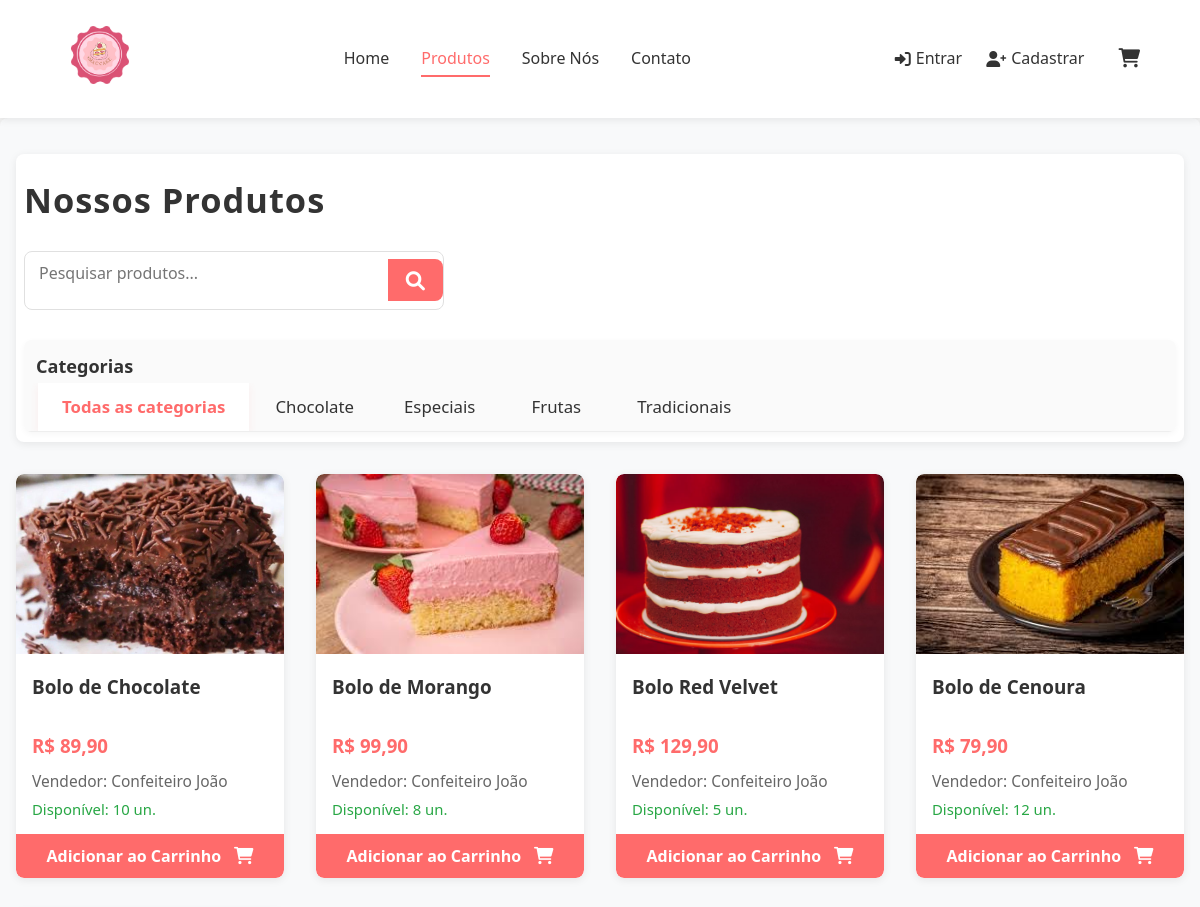
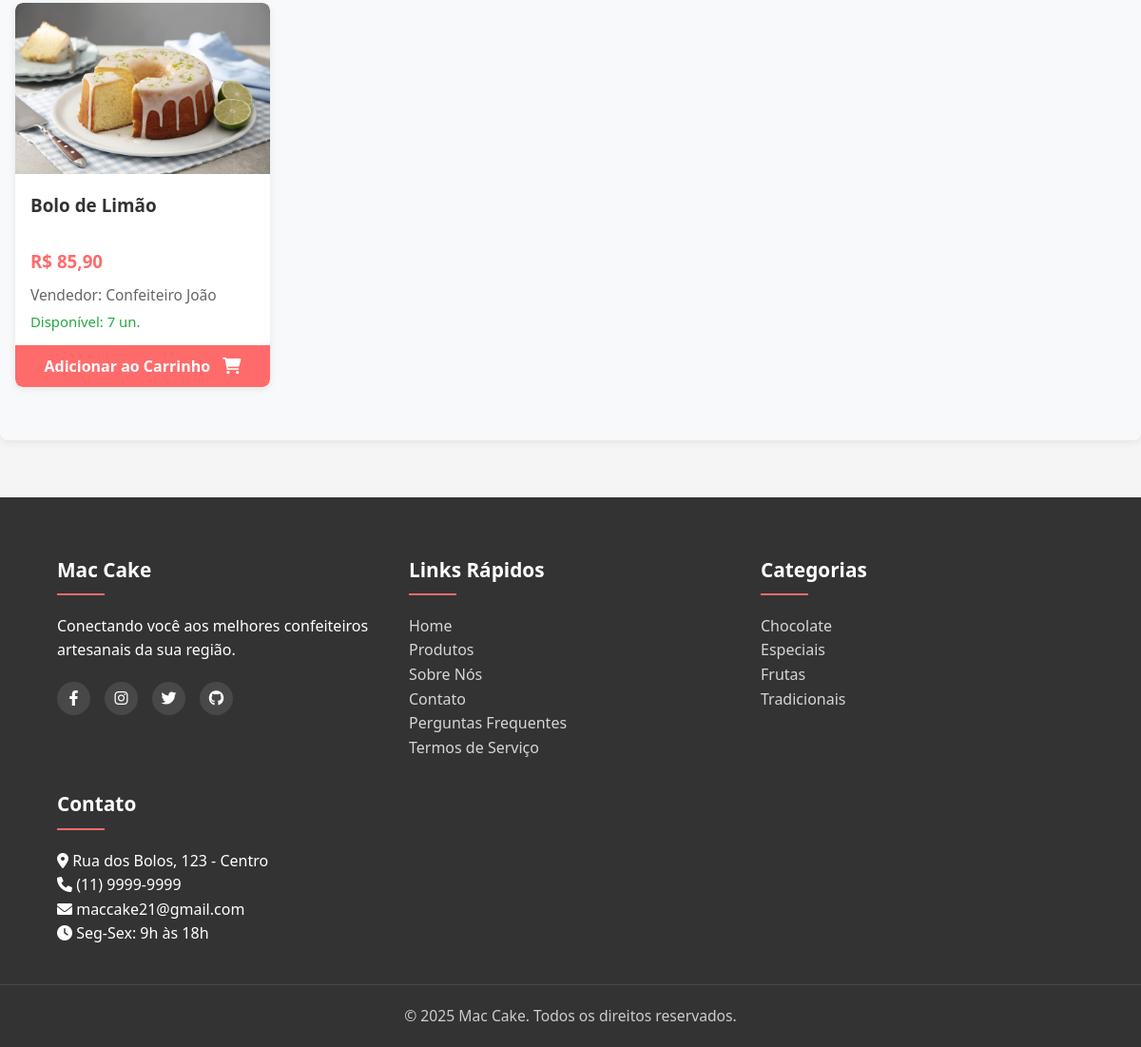
Screenshot of /pages/products.php with the database file from the repository (2 pictures, top to bottom).
### tables this page shows
CREATE TABLE produtos (
    id INT AUTO_INCREMENT PRIMARY KEY,
    vendedor_id INT NOT NULL,
    nome VARCHAR(100) NOT NULL,
    slug VARCHAR(100) NOT NULL UNIQUE,
    descricao TEXT,
    preco DECIMAL(10,2) NOT NULL,
    preco_promocional DECIMAL(10,2),
    categoria VARCHAR(50),
    imagem_principal VARCHAR(255) NOT NULL,
    imagens_adicionais JSON,
    estoque INT DEFAULT 0,
    ingredientes TEXT,
    peso DECIMAL(10,2) COMMENT 'em gramas',
    tempo_preparo INT COMMENT 'em minutos',
    destaque BOOLEAN DEFAULT FALSE,
    data_cadastro DATETIME DEFAULT CURRENT_TIMESTAMP,
    data_atualizacao DATETIME ON UPDATE CURRENT_TIMESTAMP,
    ativo BOOLEAN DEFAULT TRUE,
    FOREIGN KEY (vendedor_id) REFERENCES usuarios(id) ON DELETE CASCADE,
    INDEX idx_vendedor (vendedor_id),
    INDEX idx_categoria (categoria),
    INDEX idx_destaque (destaque),
    INDEX idx_preco (preco),
    FULLTEXT INDEX ft_nome_descricao (nome, descricao)
);

CREATE TABLE usuarios (
    id INT AUTO_INCREMENT PRIMARY KEY,
    nome VARCHAR(100) NOT NULL,
    email VARCHAR(100) NOT NULL UNIQUE,
    senha VARCHAR(255) NOT NULL,
    telefone VARCHAR(20),
    endereco TEXT,
    foto_perfil VARCHAR(255),
    tipo ENUM('cliente', 'vendedor', 'admin') DEFAULT 'cliente',
    data_cadastro DATETIME DEFAULT CURRENT_TIMESTAMP,
    data_atualizacao DATETIME ON UPDATE CURRENT_TIMESTAMP,
    ativo BOOLEAN DEFAULT TRUE,
    token_reset_senha VARCHAR(255),
    token_expira DATETIME,
    INDEX idx_email (email),
    INDEX idx_tipo (tipo)
);

### pages/products.php (the view, shortened to what this page needs)
<?php
require_once __DIR__ . '/../includes/header.php';
try {
    $db = new Database();
    $conn = $db->connect();
    $page = isset($_GET['page']) ? (int)$_GET['page'] : 1;
    $page = max(1, $page);
    $per_page = 12;
    $offset = ($page - 1) * $per_page;
    $category = isset($_GET['category']) ? sanitize($_GET['category']) : '';
    $search = isset($_GET['search']) ? sanitize($_GET['search']) : '';
    $query = "SELECT p.*, u.nome as vendedor_nome
              FROM produtos p
              JOIN usuarios u ON p.vendedor_id = u.id
              WHERE p.ativo = 1";
    $params = [];
    $query .= " ORDER BY p.data_cadastro DESC LIMIT ? OFFSET ?";
    $params[] = $per_page;
    $params[] = $offset;
    $stmt = $conn->prepare($query);
    foreach ($params as $index => $value) {
        $paramType = PDO::PARAM_STR;
        if ($index >= count($params) - 2) {
            $paramType = PDO::PARAM_INT;
        }
        $stmt->bindValue($index + 1, $value, $paramType);
    }
    $stmt->execute();
    $products = $stmt->fetchAll(PDO::FETCH_ASSOC);
    $categories_query = $conn->prepare("SELECT DISTINCT categoria FROM produtos WHERE ativo = 1 AND categoria IS NOT NULL ORDER BY categoria");
    $categories_query->execute();
    $categories = $categories_query->fetchAll(PDO::FETCH_COLUMN);
} catch (PDOException $e) {
    error_log("Database error: " . $e->getMessage());
    $error_message = "Erro ao conectar com o banco de dados. Por favor, tente novamente mais tarde.";
    $products = [];
    $categories = [];
    $total_pages = 0;
}
?>
<!DOCTYPE html>
<html lang="pt-BR">
<head>
    <link rel="stylesheet" href="../assets/css/style.css">
    <link rel="stylesheet" href="../assets/css/produto.css">
    <link rel="stylesheet" href="https://cdnjs.cloudflare.com/ajax/libs/font-awesome/6.0.0-beta3/css/all.min.css">
</head>
<body>
    <?php require_once __DIR__ . '/../includes/header.php'; ?>
    <main class="products-container">
        <div class="filters-section">
            <h1>Nossos Produtos</h1>
            <form method="GET" class="search-form">
                <div class="search-input-container">
                    <input type="text" name="search" placeholder="Pesquisar produtos..." value="<?= htmlspecialchars($search) ?>">
                    <button type="submit" class="btn-search">
                        <i class="fas fa-search"></i>
                    </button>
                </div>
            </form>
            <div class="category-filter">
                <h2>Categorias</h2>
                <ul>
                    <li><a href="products.php" class="<?= empty($category) ? 'active' : '' ?>">Todas as categorias</a></li>
                    <?php foreach ($categories as $cat): ?>
                        <li>
                            <a href="products.php?category=<?= urlencode($cat) ?><?= !empty($search) ? '&search=' . urlencode($search) : '' ?>"
                               class="<?= $category === $cat ? 'active' : '' ?>">
                                <?= htmlspecialchars($cat) ?>
                            </a>
                        </li>
                    <?php endforeach; ?>
                </ul>
            </div>
        </div>
        <div class="products-grid">
            <?php if (empty($products)): ?>
                <div class="no-products">
                    <p>Nenhum produto encontrado.</p>
                    <a href="products.php" class="btn-primary">Ver todos os produtos</a>
                </div>
            <?php else: ?>
                <?php foreach ($products as $product): ?>
                    <div class="product-card">
                        <a href="product_detail.php?id=<?= $product['id'] ?>">
                            <div class="product-image">
                                <?php
                                $imagePath = '../assets/images/uploads/products/' . htmlspecialchars($product['imagem_principal']);
                                $defaultImage = '../assets/images/default-product.jpg';
                                ?>
                                <img src="<?= file_exists($imagePath) ? $imagePath : $defaultImage ?>"
                                     alt="<?= htmlspecialchars($product['nome']) ?>"
                                     onerror="this.src='<?= $defaultImage ?>'">
                            </div>
                            <div class="product-info">
                                <h3><?= htmlspecialchars($product['nome']) ?></h3>
                                <div class="price-container">
                                    <?php if ($product['preco_promocional'] > 0): ?>
                                        <span class="original-price">R$ <?= number_format($product['preco'], 2, ',', '.') ?></span>
                                        <span class="promo-price">R$ <?= number_format($product['preco_promocional'], 2, ',', '.') ?></span>
                                    <?php else: ?>
                                        <span class="price">R$ <?= number_format($product['preco'], 2, ',', '.') ?></span>
                                    <?php endif; ?>
                                </div>
                                <p class="seller">Vendedor: <?= htmlspecialchars($product['vendedor_nome']) ?></p>
                                <?php if ($product['estoque'] > 0): ?>
                                    <p class="stock">Disponível: <?= $product['estoque'] ?> un.</p>
                                <?php else: ?>
                                    <p class="stock out-of-stock">Esgotado</p>
                                <?php endif; ?>
                            </div>
                        </a>
                        <button class="add-to-cart" data-id="<?= $product['id'] ?>" <?= $product['estoque'] <= 0 ? 'disabled' : '' ?>>
                            <?= $product['estoque'] > 0 ? 'Adicionar ao Carrinho' : 'Indisponível' ?>
                            <?php if ($product['estoque'] > 0): ?>
                                <i class="fas fa-shopping-cart"></i>
                            <?php endif; ?>
                        </button>
                    </div>
                <?php endforeach; ?>
            <?php endif; ?>
        </div>
    </main>
    <?php require_once __DIR__ . '/../includes/footer.php'; ?>
</body>
</html>

### includes/header.php (shortened to what this page needs)
<?php
$usuario = null;
?>
<!DOCTYPE html>
<html lang="pt-BR">
<head>
    <link rel="stylesheet" href="/assets/css/style.css">
    <link rel="stylesheet" href="https://cdnjs.cloudflare.com/ajax/libs/font-awesome/6.0.0-beta3/css/all.min.css">
</head>
<body>
    <header class="header">
        <div class="header-container">
            <div class="logo">
                <a href="/">
                    <img src="/assets/images/logo/logo.png" alt="Cakee Market" width="150">
                </a>
            </div>
            <nav class="main-nav">
                <ul>
                    <li><a href="/" class="<?= basename($_SERVER['PHP_SELF']) == 'index.php' ? 'active' : '' ?>">Home</a></li>
                    <li><a href="/pages/products.php" class="<?= basename($_SERVER['PHP_SELF']) == 'products.php' ? 'active' : '' ?>">Produtos</a></li>
                    <li><a href="/pages/about.php" class="<?= basename($_SERVER['PHP_SELF']) == 'about.php' ? 'active' : '' ?>">Sobre Nós</a></li>
                    <li><a href="/pages/contact.php" class="<?= basename($_SERVER['PHP_SELF']) == 'contact.php' ? 'active' : '' ?>">Contato</a></li>
                </ul>
            </nav>
            <div class="header-icons">
                <?php if ($usuario): ?>
                    <div class="user-dropdown">
                        <button class="user-btn">
                            <?php if ($usuario['foto_perfil']): ?>
                                <img src="/assets/images/uploads/profiles/<?= htmlspecialchars($usuario['foto_perfil']) ?>" alt="<?= htmlspecialchars($usuario['nome']) ?>" class="user-avatar">
                            <?php else: ?>
                                <i class="fas fa-user-circle"></i>
                            <?php endif; ?>
                            <span class="user-name"><?= htmlspecialchars(explode(' ', $usuario['nome'])[0]) ?></span>
                        </button>
                        <div class="dropdown-content">
                            <a href="/pages/user/dashboard.php"><i class="fas fa-tachometer-alt"></i> Dashboard</a>
                            <a href="/pages/user/profile.php"><i class="fas fa-user"></i> Meu Perfil</a>
                            <a href="/pages/user/orders.php"><i class="fas fa-box-open"></i> Meus Pedidos</a>
                            <?php if ($usuario['tipo'] == 'vendedor' || $usuario['tipo'] == 'admin'): ?>
                                <a href="/pages/vendor/dashboard.php"><i class="fas fa-store"></i> Painel do Vendedor</a>
                            <?php endif; ?>
                            <div class="dropdown-divider"></div>
                            <a href="/pages/auth/logout.php"><i class="fas fa-sign-out-alt"></i> Sair</a>
                        </div>
                    </div>
                <?php else: ?>
                    <a href="/pages/auth/login.php" class="auth-link"><i class="fas fa-sign-in-alt"></i> Entrar</a>
                    <a href="/pages/auth/register.php" class="auth-link"><i class="fas fa-user-plus"></i> Cadastrar</a>
                <?php endif; ?>
                <a href="/pages/cart.php" class="cart-icon">
                    <i class="fas fa-shopping-cart"></i>
                </a>
            </div>
        </div>
    </header>
    <main class="main-content">

### includes/footer.php (shortened to what this page needs)
        </main>
    <footer>
        <div class="footer-container">
            <div class="footer-section">
                <h3>Mac Cake</h3>
                <p>Conectando você aos melhores confeiteiros artesanais da sua região.</p>
                <div class="social-links">
                    <a href="https://www.facebook.com/share/15rMVmc6te/" aria-label="Facebook" target="_blank">
                    <i class="fab fa-facebook-f"></i>
                    <a href="https://www.instagram.com/mac.cake?igsh=MXNrZWgxbGRrNHIrzg==" aria-label="Instagram"><i class="fab fa-instagram"></i></a>
                    <a href="#" aria-label="Twitter"><i class="fab fa-twitter"></i></a>
                    <a href="https://github.com/maccake2025/" aria-label="GitHub" target="_blank">
                    <i class="fab fa-github"></i></a>
                </div>
            </div>
            <div class="footer-section">
                <h3>Links Rápidos</h3>
                <ul>
                    <li><a href="/">Home</a></li>
                    <li><a href="/pages/products.php">Produtos</a></li>
                    <li><a href="/pages/about.php">Sobre Nós</a></li>
                    <li><a href="/pages/contact.php">Contato</a></li>
                    <li><a href="/pages/faq.php">Perguntas Frequentes</a></li>
                    <li><a href="/pages/terms.php">Termos de Serviço</a></li>
                </ul>
            </div>
            <div class="footer-section">
                <h3>Categorias</h3>
                <ul>
                    <?php
                    $db = new Database();
                    $conn = $db->connect();
                    $stmt = $conn->query("SELECT DISTINCT categoria FROM produtos WHERE categoria IS NOT NULL AND ativo = 1 LIMIT 6");
                    $categories = $stmt->fetchAll(PDO::FETCH_COLUMN);
                    foreach ($categories as $category): ?>
                        <li><a href="/pages/products.php?category=<?= urlencode($category) ?>"><?= htmlspecialchars($category) ?></a></li>
                    <?php endforeach; ?>
                </ul>
            </div>
            <div class="footer-section">
                <h3>Contato</h3>
                <ul class="contact-info">
                    <li><i class="fas fa-map-marker-alt"></i> Rua dos Bolos, 123 - Centro</li>
                    <li><i class="fas fa-phone"></i> (11) 9999-9999</li>
                    <li><i class="fas fa-envelope"></i> maccake21@gmail.com</li>
                    <li><i class="fas fa-clock"></i> Seg-Sex: 9h às 18h</li>
                </ul>
            </div>
        </div>
        <div class="footer-bottom">
            <p>&copy; <?= date('Y') ?> Mac Cake. Todos os direitos reservados.</p>
        </div>
    </footer>
</body>
</html>

### rows the page displays
produtos: imagem_principal (picture), nome "Bolo de Chocolate", preco "89,90", vendedor.nome "Confeiteiro João", estoque "10", shows "Adicionar ao Carrinho"
produtos: imagem_principal (picture), nome "Bolo de Morango", preco "99,90", vendedor.nome "Confeiteiro João", estoque "8", shows "Adicionar ao Carrinho"
produtos: imagem_principal (picture), nome "Bolo Red Velvet", preco "129,90", vendedor.nome "Confeiteiro João", estoque "5", shows "Adicionar ao Carrinho"
produtos: imagem_principal (picture), nome "Bolo de Cenoura", preco "79,90", vendedor.nome "Confeiteiro João", estoque "12", shows "Adicionar ao Carrinho"
produtos: imagem_principal (picture), nome "Bolo de Limão", preco "85,90", vendedor.nome "Confeiteiro João", estoque "7", shows "Adicionar ao Carrinho"

### other values shown
$cat "Chocolate"
$cat "Especiais"
$cat "Frutas"
$cat "Tradicionais"
$category "Chocolate"
$category "Especiais"
$category "Frutas"
$category "Tradicionais"
